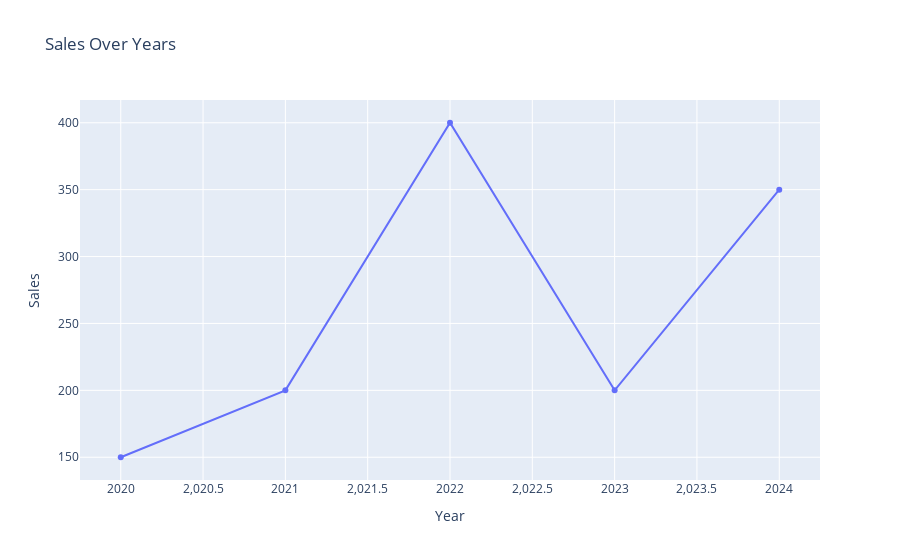

This figure's notebook cell:
### Code cell
years=[2020, 2021, 2022, 2023, 2024]
sales=[150, 200, 400, 200, 350]

fig=go.Figure(data=go.Scatter(x=years,y=sales))
fig.update_layout(title='Sales Over Years', xaxis_title='Year', yaxis_title='Sales')
fig.show()

### Figure 1 — Plotly figure (JSON) as saved in the notebook; plotly's stock layout.template omitted (floating-point values rounded to 4 significant figures)
{"data": [{"type": "scatter", "x": [2020, 2021, 2022, 2023, 2024], "y": [150, 200, 400, 200, 350]}], "layout": {"title": {"text": "Sales Over Years"}, "xaxis": {"title": {"text": "Year"}}, "yaxis": {"title": {"text": "Sales"}}}}
